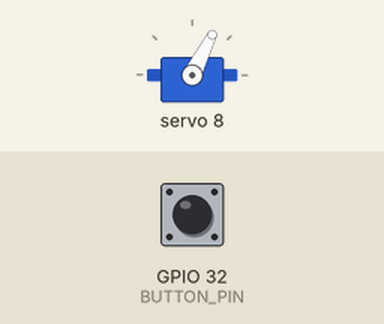
Simulated run of this sketch. Board: ESP32. Parts: servo. The test bench sets the inputs (shaded band); at power-on: GPIO 32 (BUTTON_PIN) HIGH. What the sketch prints to the serial monitor is not drawn.

Above: at 3.2 s.
3.3 s: GPIO 32 (BUTTON_PIN) pulled LOW for 0.15 s
At 3.9 s:
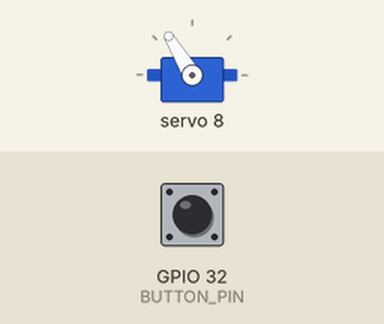
4.9 s: GPIO 32 (BUTTON_PIN) pulled LOW for 1 s
At 6.3 s:
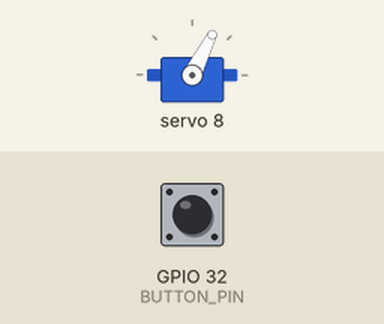
7.4 s: GPIO 32 (BUTTON_PIN) pulled LOW for 3.2 s
At 8.2 s:
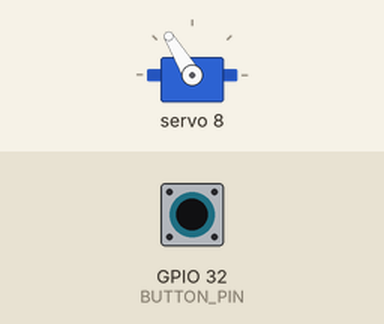
Timing chart, 0 to 10.4 s (numbered marks = the images above; inputs shaded):
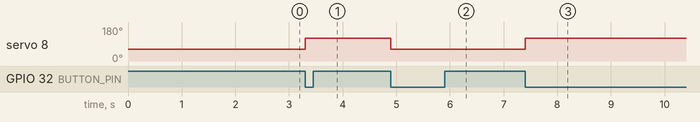

Measured:
- after the input at 3.3 s, servo 8: 63° → 121° at once
- after the input at 4.9 s, servo 8: 121° → 63° at once
- after the input at 7.4 s, servo 8: 63° → 121° at once

The sketch:

sketch_apr06b.ino
```cpp
#include <Wire.h>
#include <Adafruit_PWMServoDriver.h>

// Create servo driver instance (default I2C address 0x40)
Adafruit_PWMServoDriver pwm = Adafruit_PWMServoDriver(0x40);

// Channel the servo is connected to
#define SERVO_CHANNEL 8

// Pulse lengths in microseconds for servo control
#define SERVO_CENTER  1200    // move right number of degrees
#define SERVO_RIGHT   1800    // move left number of degrees

#define BUTTON_PIN 32         // Joystick button on GPIO 32


bool isRight = false;
bool prevButtonState = HIGH;

void setup() {
  Serial.begin(115200);
  delay(2000);
  Serial.println("Setup starting...");

  // Button setup
  pinMode(BUTTON_PIN, INPUT_PULLUP);

  // I2C and servo driver init
  Wire.begin(21, 22);   // ESP32 SDA = 21, SCL = 22
  pwm.begin();
  pwm.setPWMFreq(50);   // 50Hz for servos
  delay(10);

  // Move to center at start
  moveServoMicroseconds(SERVO_CHANNEL, SERVO_CENTER);
  Serial.println("Servo initialized at center.");
}

void loop() {
  int buttonState = digitalRead(BUTTON_PIN);

  // Detect falling edge (press)
  if (prevButtonState == HIGH && buttonState == LOW) {
    isRight = !isRight;  // Toggle position

    if (isRight) {
      moveServoMicroseconds(SERVO_CHANNEL, SERVO_RIGHT);
      Serial.println("Moved RIGHT");
    } else {
      moveServoMicroseconds(SERVO_CHANNEL, SERVO_CENTER);
      Serial.println("Moved CENTER");
    }

    delay(200); // debounce
  }

  prevButtonState = buttonState;
}

// Send pulse to PCA9685 (in microseconds)
void moveServoMicroseconds(uint8_t channel, int pulse_us) {
  int pwm_val = (pulse_us * 4096) / 20000;
  pwm.setPWM(channel, 0, pwm_val);

  Serial.print("Pulse ");
  Serial.print(pulse_us);
  Serial.print("us → PWM ");
  Serial.println(pwm_val);
}
```
